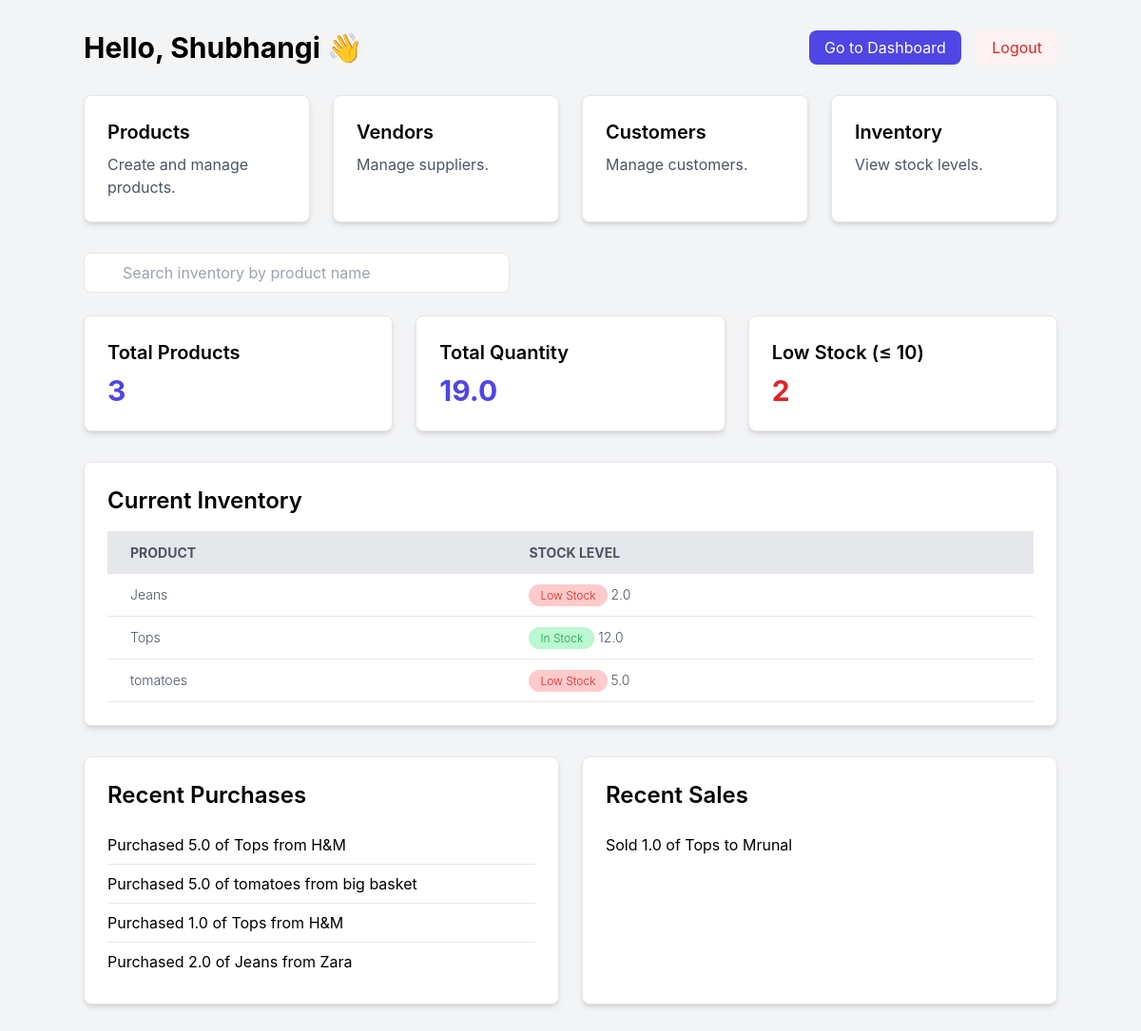
The app's page / (signed in) with its own data.
### main/models.py (models this page shows, shortened)
class Inventory(models.Model):
    product = models.ForeignKey(Product, on_delete=models.CASCADE)
    total_balance_quantity = models.FloatField(default=0)
    class Meta:
        verbose_name_plural = 'Inventory'

class Product(models.Model):
    title = models.CharField(max_length=50)
    detail = models.TextField(blank=True)
    unit = models.ForeignKey(Unit, on_delete=models.CASCADE)
    photo = models.ImageField(upload_to="product/", blank=True, null=True)
    class Meta:
        verbose_name_plural = 'Products'

class Purchase(models.Model):
    product = models.ForeignKey(Product, on_delete=models.CASCADE)
    vendor = models.ForeignKey(Vendor, on_delete=models.CASCADE)
    quantity = models.FloatField()
    price = models.FloatField()
    total_amount = models.FloatField(editable=False)
    purchase_date = models.DateTimeField(auto_now_add=True)
    class Meta:
        verbose_name_plural = 'Purchases'

class Vendor(models.Model):
    full_name = models.CharField(max_length=50)
    address = models.TextField(blank=True)
    mobile = models.CharField(max_length=15)
    status = models.BooleanField(default=True) # A flag to indicate if the vendor is active
    class Meta:
        verbose_name_plural = 'Vendors'

class Sale(models.Model):
    product = models.ForeignKey(Product, on_delete=models.CASCADE)
    customer = models.ForeignKey(Customer, on_delete=models.CASCADE, null=True)
    quantity = models.FloatField()
    price = models.FloatField()
    total_amount = models.FloatField(editable=False)
    sale_date = models.DateTimeField(auto_now_add=True)
    class Meta:
        verbose_name_plural = 'Sales'

class Customer(models.Model):
    customer_name = models.CharField(max_length=50)
    customer_mobile = models.CharField(max_length=15, blank=True)
    customer_address = models.TextField(blank=True)
    class Meta:
        verbose_name_plural = 'Customers'

### main/views.py (the view)
# urls.py: path('', views.welcome, name='welcome'),
@login_required
def welcome(request):
    inventory_items = Inventory.objects.select_related('product').all()
    recent_purchases = Purchase.objects.order_by('-purchase_date')[:5]
    recent_sales = Sale.objects.order_by('-sale_date')[:5]
    quantities = np.array([item.total_balance_quantity for item in inventory_items]) if inventory_items else np.array([])
    total_products = int(len(inventory_items))
    total_quantity = float(quantities.sum()) if quantities.size else 0.0
    low_stock_threshold = 10
    low_stock_count = int((quantities <= low_stock_threshold).sum()) if quantities.size else 0
    context = {
        'inventory_items': inventory_items,
        'recent_purchases': recent_purchases,
        'recent_sales': recent_sales,
        'total_products': total_products,
        'total_quantity': total_quantity,
        'low_stock_threshold': low_stock_threshold,
        'low_stock_count': low_stock_count,
    }
    return render(request, 'index.html', context)

### templates/index.html (shortened to what this page needs)
<!DOCTYPE html>
<html lang="en">
<head>
    <script src="https://cdn.tailwindcss.com"></script>
</head>
<body class="bg-gray-100 p-8">
    <div class="container mx-auto">
        <div class="flex items-center justify-between mb-8">
            <h1 class="text-3xl font-bold">Hello, {{ user.username }} 👋</h1>
            <div class="space-x-3">
                <a href="{% url 'dashboard' %}" class="px-4 py-2 bg-indigo-600 text-white rounded-lg">Go to Dashboard</a>
                <a href="{% url 'logout' %}" class="px-4 py-2 bg-red-50 text-red-600 rounded-lg">Logout</a>
            </div>
        </div>
        <div class="grid grid-cols-1 md:grid-cols-2 lg:grid-cols-4 gap-6 mb-8">
            <a href="{% url 'products' %}" class="bg-white p-6 rounded-lg shadow-md border border-gray-200 block">
                <h2 class="text-xl font-semibold mb-2">Products</h2>
                <p class="text-gray-600">Create and manage products.</p>
            </a>
            <a href="{% url 'vendors' %}" class="bg-white p-6 rounded-lg shadow-md border border-gray-200 block">
                <h2 class="text-xl font-semibold mb-2">Vendors</h2>
                <p class="text-gray-600">Manage suppliers.</p>
            </a>
            <a href="{% url 'customers' %}" class="bg-white p-6 rounded-lg shadow-md border border-gray-200 block">
                <h2 class="text-xl font-semibold mb-2">Customers</h2>
                <p class="text-gray-600">Manage customers.</p>
            </a>
            <a href="{% url 'inventory' %}" class="bg-white p-6 rounded-lg shadow-md border border-gray-200 block">
                <h2 class="text-xl font-semibold mb-2">Inventory</h2>
                <p class="text-gray-600">View stock levels.</p>
            </a>
        </div>
        <form method="get" class="mb-6">
            <div class="relative max-w-md">
                <input type="text" name="q" value="{{ q }}" placeholder="Search inventory by product name" class="pl-10 pr-4 py-2 border rounded-lg w-full focus:outline-none focus:ring-2 focus:ring-indigo-500">
            </div>
        </form>
        <div class="grid grid-cols-1 md:grid-cols-3 gap-6 mb-8">
            <div class="bg-white p-6 rounded-lg shadow-md border border-gray-200">
                <h2 class="text-xl font-semibold mb-2">Total Products</h2>
                <p class="text-3xl font-bold text-indigo-600">{{ total_products }}</p>
            </div>
            <div class="bg-white p-6 rounded-lg shadow-md border border-gray-200">
                <h2 class="text-xl font-semibold mb-2">Total Quantity</h2>
                <p class="text-3xl font-bold text-indigo-600">{{ total_quantity }}</p>
            </div>
            <div class="bg-white p-6 rounded-lg shadow-md border border-gray-200">
                <h2 class="text-xl font-semibold mb-2">Low Stock (≤ {{ low_stock_threshold }})</h2>
                <p class="text-3xl font-bold text-red-600">{{ low_stock_count }}</p>
            </div>
        </div>
        <div class="bg-white p-6 rounded-lg shadow-md mb-8 border border-gray-200">
            <h2 class="text-2xl font-semibold mb-4">Current Inventory</h2>
            <div class="overflow-x-auto">
                <table class="min-w-full table-auto">
                    <thead>
                        <tr class="bg-gray-200 text-gray-600 uppercase text-sm leading-normal">
                            <th class="py-3 px-6 text-left">Product</th>
                            <th class="py-3 px-6 text-left">Stock Level</th>
                        </tr>
                    </thead>
                    <tbody class="text-gray-600 text-sm font-light">
                        {% for item in inventory_items %}
                        <tr class="border-b border-gray-200 hover:bg-gray-100">
                            <td class="py-3 px-6 text-left whitespace-nowrap">{{ item.product.title }}</td>
                            <td class="py-3 px-6 text-left">
                                {% if item.total_balance_quantity <= low_stock_threshold %}
                                <span class="bg-red-200 text-red-600 py-1 px-3 rounded-full text-xs">Low Stock</span>
                                {% else %}
                                <span class="bg-green-200 text-green-600 py-1 px-3 rounded-full text-xs">In Stock</span>
                                {% endif %}
                                {{ item.total_balance_quantity }}
                            </td>
                        </tr>
                        {% empty %}
                        <tr>
                            <td colspan="2" class="py-3 px-6 text-center text-gray-500">No inventory found.</td>
                        </tr>
                        {% endfor %}
                    </tbody>
                </table>
            </div>
        </div>
        <div class="grid grid-cols-1 md:grid-cols-2 gap-6">
            <div class="bg-white p-6 rounded-lg shadow-md border border-gray-200">
                <h2 class="text-2xl font-semibold mb-4">Recent Purchases</h2>
                <ul>
                    {% for purchase in recent_purchases %}
                    <li class="py-2 border-b border-gray-200 last:border-0">
                        Purchased {{ purchase.quantity }} of {{ purchase.product.title }} from {{ purchase.vendor.full_name }}
                    </li>
                    {% empty %}
                    <li class="text-gray-500">No recent purchases.</li>
                    {% endfor %}
                </ul>
            </div>
            <div class="bg-white p-6 rounded-lg shadow-md border border-gray-200">
                <h2 class="text-2xl font-semibold mb-4">Recent Sales</h2>
                <ul>
                    {% for sale in recent_sales %}
                    <li class="py-2 border-b border-gray-200 last:border-0">
                        Sold {{ sale.quantity }} of {{ sale.product.title }} to {{ sale.customer.customer_name }}
                    </li>
                    {% empty %}
                    <li class="text-gray-500">No recent sales.</li>
                    {% endfor %}
                </ul>
            </div>
        </div>
    </div>
</body>
</html>

### templates/index.html (style rules this page uses)
body { font-family: 'Inter', sans-serif; }

### records on screen
Inventory: product "Jeans", shows "Low Stock", total_balance_quantity "2.0"
Inventory: product "Tops", shows "In Stock", total_balance_quantity "12.0"
Inventory: product "tomatoes", shows "Low Stock", total_balance_quantity "5.0"
Purchase: quantity "5.0", product "Tops", vendor.full_name "H&M"
Purchase: quantity "5.0", product "tomatoes", vendor.full_name "big basket"
Purchase: quantity "1.0", product "Tops", vendor.full_name "H&M"
Purchase: quantity "2.0", product "Jeans", vendor.full_name "Zara"
Sale: quantity "1.0", product "Tops", customer.customer_name "Mrunal"

### other values on screen
{{ user.username }} "Shubhangi"
{{ total_products }} "3"
{{ total_quantity }} "19.0"
{{ low_stock_threshold }} "10"
{{ low_stock_count }} "2"
